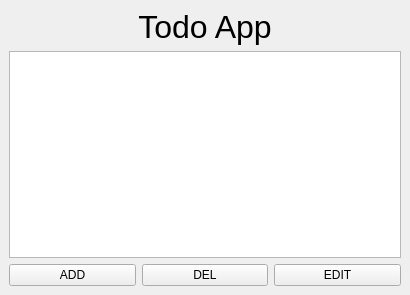
<?xml version="1.0" encoding="UTF-8"?>
<ui version="4.0">
 <class>TodoMain</class>
 <widget class="QMainWindow" name="TodoMain">
  <property name="geometry">
   <rect>
    <x>0</x>
    <y>0</y>
    <width>410</width>
    <height>295</height>
   </rect>
  </property>
  <property name="windowTitle">
   <string>TodoMain</string>
  </property>
  <widget class="QWidget" name="centralwidget">
   <layout class="QGridLayout" name="gridLayout">
    <item row="3" column="0" colspan="3">
     <widget class="QListWidget" name="todoList">
      <property name="font">
       <font>
        <bold>false</bold>
        <strikeout>false</strikeout>
       </font>
      </property>
      <property name="acceptDrops">
       <bool>false</bool>
      </property>
      <property name="layoutDirection">
       <enum>Qt::LeftToRight</enum>
      </property>
      <property name="styleSheet">
       <string notr="true"/>
      </property>
      <property name="alternatingRowColors">
       <bool>false</bool>
      </property>
      <property name="movement">
       <enum>QListView::Static</enum>
      </property>
      <property name="isWrapping" stdset="0">
       <bool>false</bool>
      </property>
      <property name="sortingEnabled">
       <bool>false</bool>
      </property>
     </widget>
    </item>
    <item row="2" column="0" colspan="3">
     <widget class="QLabel" name="label">
      <property name="font">
       <font>
        <pointsize>24</pointsize>
       </font>
      </property>
      <property name="styleSheet">
       <string notr="true"/>
      </property>
      <property name="text">
       <string>Todo App</string>
      </property>
      <property name="alignment">
       <set>Qt::AlignCenter</set>
      </property>
     </widget>
    </item>
    <item row="5" column="1">
     <widget class="QPushButton" name="del_btn">
      <property name="text">
       <string>DEL</string>
      </property>
     </widget>
    </item>
    <item row="5" column="0">
     <widget class="QPushButton" name="add_btn">
      <property name="text">
       <string>ADD</string>
      </property>
     </widget>
    </item>
    <item row="5" column="2">
     <widget class="QPushButton" name="edit_btn">
      <property name="text">
       <string>EDIT</string>
      </property>
     </widget>
    </item>
   </layout>
  </widget>
 </widget>
 <resources/>
 <connections/>
</ui>
